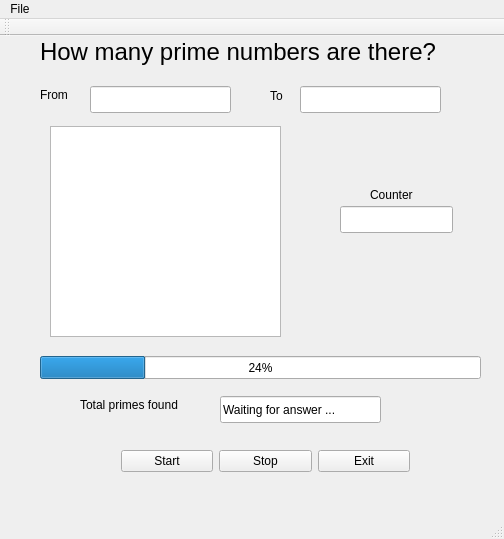
<?xml version="1.0" encoding="UTF-8"?>
<ui version="4.0">
 <class>MainWindow</class>
 <widget class="QMainWindow" name="MainWindow">
  <property name="geometry">
   <rect>
    <x>0</x>
    <y>0</y>
    <width>504</width>
    <height>539</height>
   </rect>
  </property>
  <property name="windowTitle">
   <string>MainWindow</string>
  </property>
  <widget class="QWidget" name="centralWidget">
   <widget class="QLineEdit" name="fromEdit">
    <property name="geometry">
     <rect>
      <x>90</x>
      <y>50</y>
      <width>141</width>
      <height>27</height>
     </rect>
    </property>
   </widget>
   <widget class="QLabel" name="label">
    <property name="geometry">
     <rect>
      <x>40</x>
      <y>0</y>
      <width>411</width>
      <height>31</height>
     </rect>
    </property>
    <property name="font">
     <font>
      <pointsize>18</pointsize>
     </font>
    </property>
    <property name="text">
     <string>How many prime numbers are there?</string>
    </property>
   </widget>
   <widget class="QLineEdit" name="toEdit">
    <property name="geometry">
     <rect>
      <x>300</x>
      <y>50</y>
      <width>141</width>
      <height>27</height>
     </rect>
    </property>
   </widget>
   <widget class="QLabel" name="label_2">
    <property name="geometry">
     <rect>
      <x>270</x>
      <y>50</y>
      <width>21</width>
      <height>20</height>
     </rect>
    </property>
    <property name="text">
     <string>To</string>
    </property>
   </widget>
   <widget class="QLabel" name="label_3">
    <property name="geometry">
     <rect>
      <x>40</x>
      <y>50</y>
      <width>41</width>
      <height>17</height>
     </rect>
    </property>
    <property name="text">
     <string>From</string>
    </property>
   </widget>
   <widget class="QLineEdit" name="counterEdit">
    <property name="geometry">
     <rect>
      <x>340</x>
      <y>170</y>
      <width>113</width>
      <height>27</height>
     </rect>
    </property>
   </widget>
   <widget class="QLabel" name="label_4">
    <property name="geometry">
     <rect>
      <x>370</x>
      <y>150</y>
      <width>66</width>
      <height>17</height>
     </rect>
    </property>
    <property name="text">
     <string>Counter</string>
    </property>
   </widget>
   <widget class="QProgressBar" name="progressBar">
    <property name="geometry">
     <rect>
      <x>40</x>
      <y>320</y>
      <width>441</width>
      <height>23</height>
     </rect>
    </property>
    <property name="value">
     <number>24</number>
    </property>
   </widget>
   <widget class="QLabel" name="label_5">
    <property name="geometry">
     <rect>
      <x>80</x>
      <y>360</y>
      <width>131</width>
      <height>17</height>
     </rect>
    </property>
    <property name="text">
     <string>Total primes found</string>
    </property>
   </widget>
   <widget class="QLineEdit" name="solutionEdit">
    <property name="geometry">
     <rect>
      <x>220</x>
      <y>360</y>
      <width>161</width>
      <height>27</height>
     </rect>
    </property>
    <property name="text">
     <string>Waiting for answer ...</string>
    </property>
   </widget>
   <widget class="QWidget" name="horizontalLayoutWidget">
    <property name="geometry">
     <rect>
      <x>110</x>
      <y>400</y>
      <width>311</width>
      <height>51</height>
     </rect>
    </property>
    <layout class="QHBoxLayout" name="horizontalLayout">
     <item>
      <widget class="QPushButton" name="startButton">
       <property name="text">
        <string>Start</string>
       </property>
      </widget>
     </item>
     <item>
      <widget class="QPushButton" name="stopButton">
       <property name="text">
        <string>Stop</string>
       </property>
      </widget>
     </item>
     <item>
      <widget class="QPushButton" name="exitButton">
       <property name="text">
        <string>Exit</string>
       </property>
      </widget>
     </item>
    </layout>
   </widget>
   <widget class="QTextEdit" name="primesEdit">
    <property name="geometry">
     <rect>
      <x>50</x>
      <y>90</y>
      <width>231</width>
      <height>211</height>
     </rect>
    </property>
   </widget>
  </widget>
  <widget class="QMenuBar" name="menuBar">
   <property name="geometry">
    <rect>
     <x>0</x>
     <y>0</y>
     <width>504</width>
     <height>25</height>
    </rect>
   </property>
   <widget class="QMenu" name="menuFile">
    <property name="title">
     <string>File</string>
    </property>
    <addaction name="actionStart"/>
    <addaction name="actionStop"/>
    <addaction name="actionExit"/>
   </widget>
   <addaction name="menuFile"/>
  </widget>
  <widget class="QToolBar" name="mainToolBar">
   <attribute name="toolBarArea">
    <enum>TopToolBarArea</enum>
   </attribute>
   <attribute name="toolBarBreak">
    <bool>false</bool>
   </attribute>
  </widget>
  <widget class="QStatusBar" name="statusBar"/>
  <action name="actionStart">
   <property name="text">
    <string>Start</string>
   </property>
  </action>
  <action name="actionStop">
   <property name="text">
    <string>Stop</string>
   </property>
  </action>
  <action name="actionExit">
   <property name="text">
    <string>Exit</string>
   </property>
  </action>
 </widget>
 <layoutdefault spacing="6" margin="11"/>
 <resources/>
 <connections/>
</ui>
